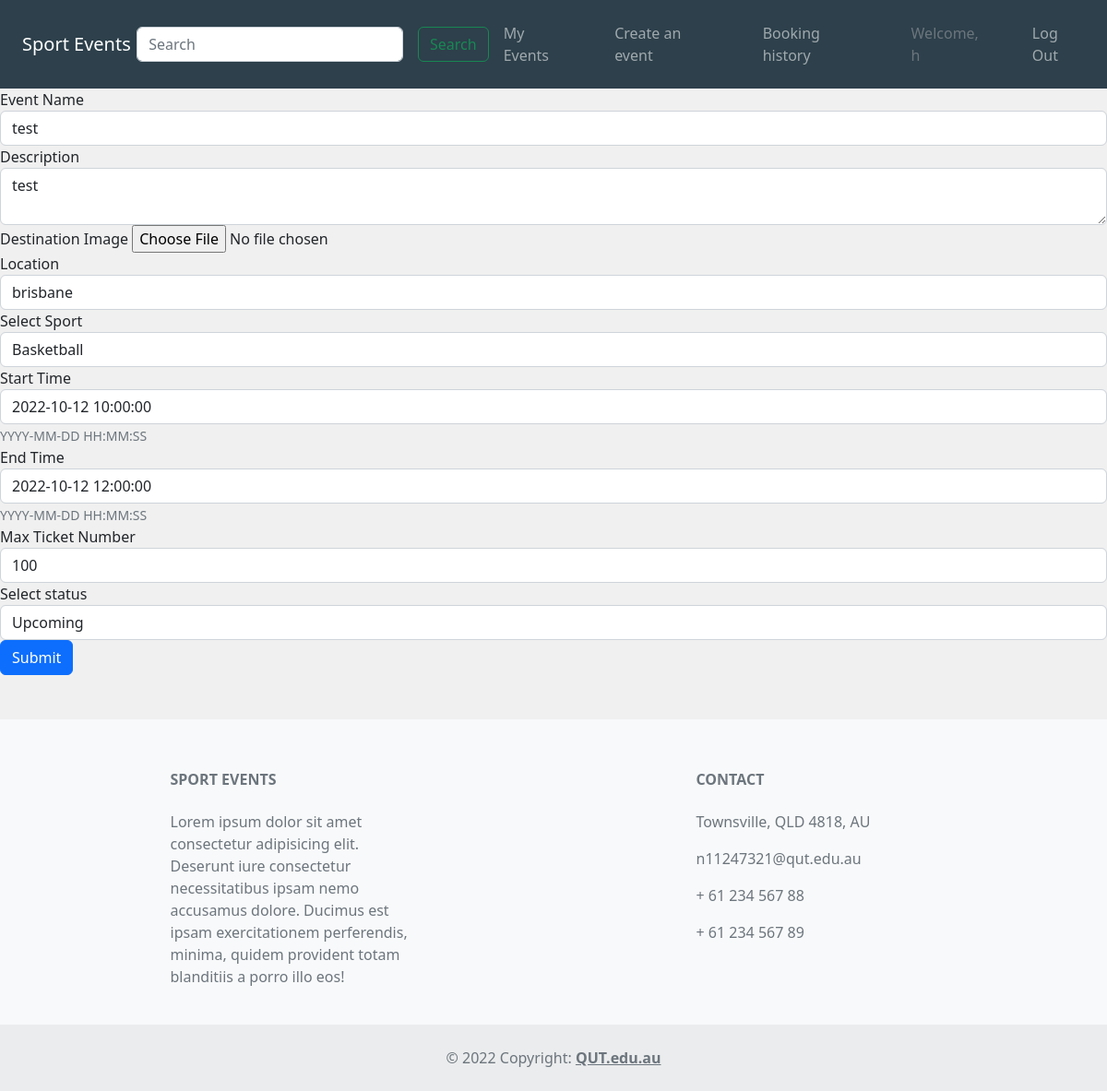
/events/update/1 (signed in), run on an earlier commit of the app's database.
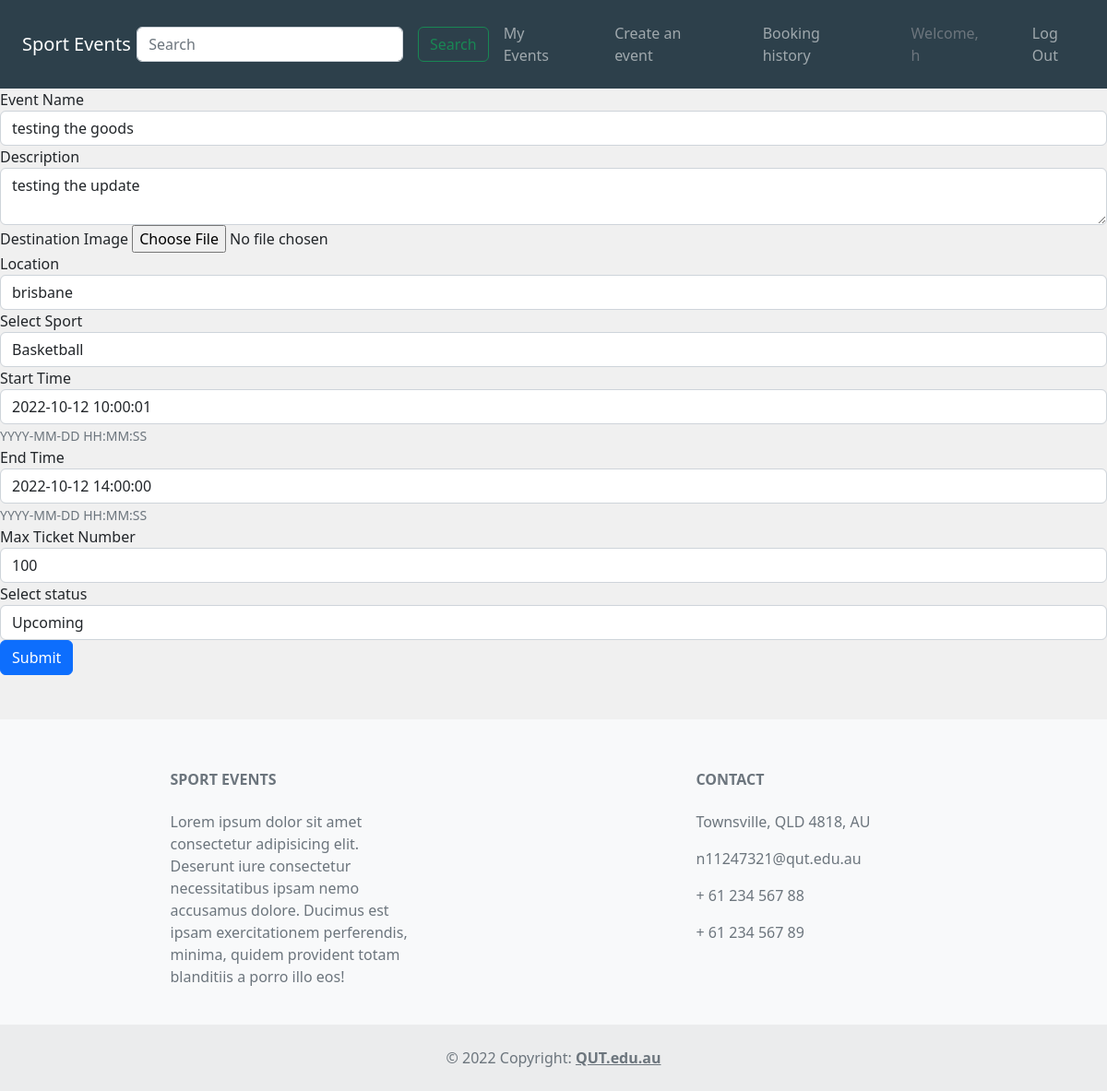
And on a later commit of the database.
### website/models.py (models this page shows, shortened)
class Events(db.Model):
    __tablename__ = 'events'
    EventId = db.Column(db.Integer, primary_key=True)
    EventName = db.Column(db.String(80))
    Location = db.Column(db.String(80))
    StartDate = db.Column(db.DateTime)
    EndDate = db.Column(db.DateTime)
    description = db.Column(db.String(500))
    Image = db.Column(db.String(400))
    Status_id = db.Column(db.Integer)
    Catergory_id = db.Column(db.Integer)
    MaxTickets = db.Column(db.Integer)
    UserId = db.Column(db.Integer)
    reviews = db.relationship('Reviews', backref='event')
    bookings = db.relationship('Bookings', backref='event')
    Catergory_id = db.Column(db.Integer, db.ForeignKey('catergories.CatergoryId'))
    Status_id = db.Column(db.Integer, db.ForeignKey('eventStatus.EventStatusId'))
    UserId = db.Column(db.Integer, db.ForeignKey('users.UserId'))

### website/events.py (the view, shortened to what this page needs)
@bp.route('/update/<EventId>', methods = ['GET', 'POST'])
@login_required
def updateEvent(EventId):
    form = EventForm()
    event = Events.query.filter_by(EventId=EventId).first()
    if request.method == "GET":
      form.event_name.data = event.EventName
      form.description.data = event.description
      form.location.data = event.Location
      form.Catergory_id.data = event.Catergory_id
      form.start_time.data = event.StartDate
      form.end_time.data = event.EndDate
      form.Status_id.data = event.Status_id
      form.max_tickets.data = event.MaxTickets
    return render_template('UpdateEvent.html',EventId = EventId, event = event, form = form)

### website/__init__.py (called while the page is built)
def create_app():
    app.debug=True
    app.secret_key='utroutoru'
    app.config['SQLALCHEMY_DATABASE_URI']='sqlite:///Events.sqlite'
    db.init_app(app)
    bootstrap = Bootstrap(app)
    login_manager = LoginManager()
    login_manager.login_view='auth.login'
    login_manager.init_app(app)
    from .models import Users # importing here to avoid circular references
    @login_manager.user_loader
    def load_user(UserId):
        return Users.query.get(int(UserId))
    @app.errorhandler(404)
    def not_found(e):
        return render_template("404.html")
    from . import views
    app.register_blueprint(views.bp)
    from . import events
    app.register_blueprint(events.bp)
    from . import auth
    app.register_blueprint(auth.bp)
    return app

### website/templates/updateEvent.html (shortened to what this page needs)
{% extends 'base.html' %}
{% block head %}
    <link href="https://cdn.jsdelivr.net/npm/bootstrap@5.2.0/dist/css/bootstrap.min.css" rel="stylesheet">
    <link rel="stylesheet" href="../static/css/style.css">
    <link rel="stylesheet" href="../static/css/updateEvent.css">
{% endblock %}
{% import "bootstrap/form.html" as wtf %}
{% block content %}
    {{wtf.render_form(form)}}
{% endblock %}

What changed in the data, as far as the page shows it:
changed Events "Basketball": description "test" → "testing the update"
Also different on the page:
form field event_name: "test" → "testing the goods"
form field start_time: "2022-10-12 10:00:00" → "2022-10-12 10:00:01"
form field end_time: "2022-10-12 12:00:00" → "2022-10-12 14:00:00"
